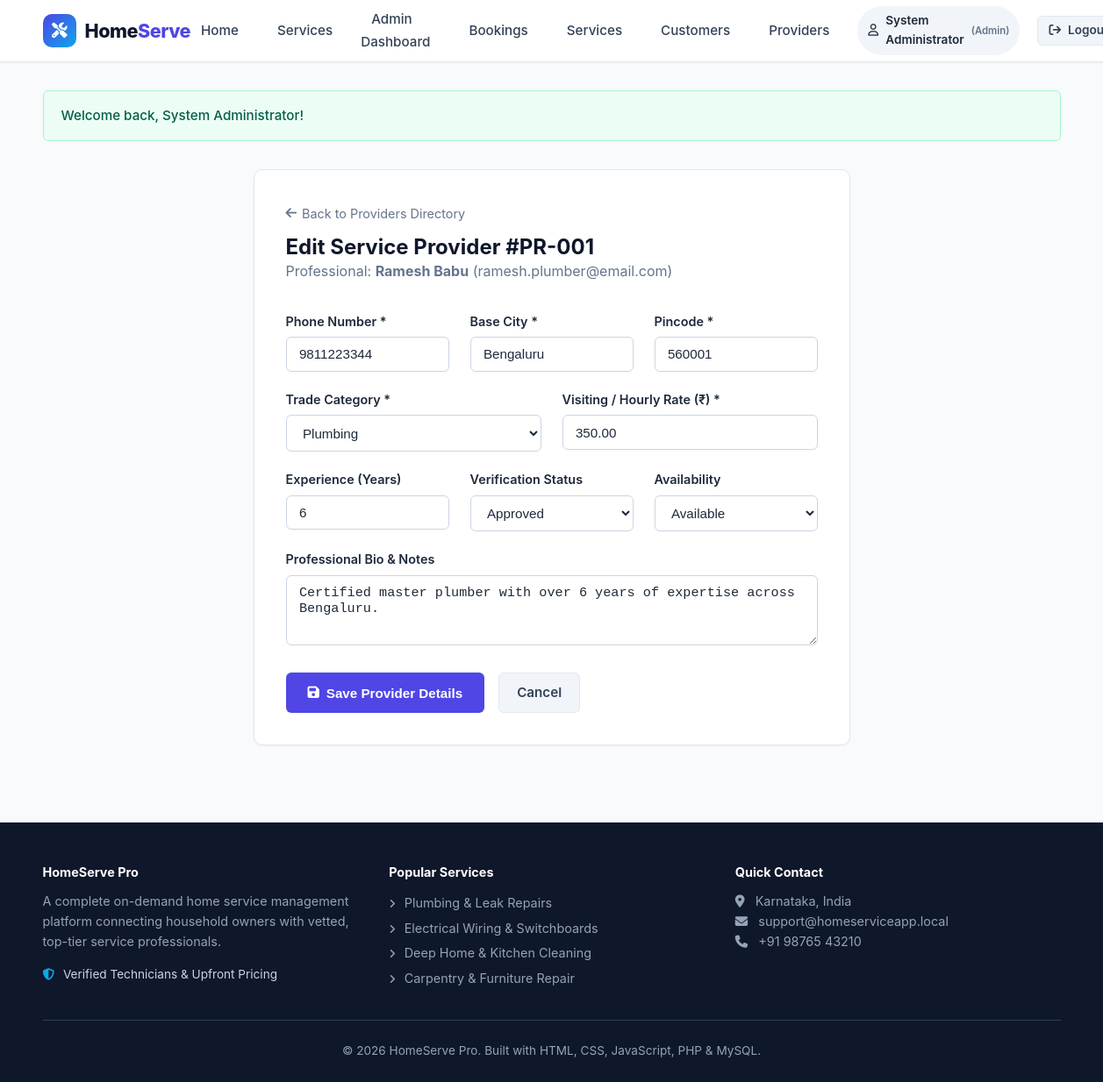
Screenshot of /admin/edit-provider.php?id=1 (signed in) with the database file from the repository.
### tables this page shows
CREATE TABLE `providers` (
    `id` INT AUTO_INCREMENT PRIMARY KEY,
    `user_id` INT NOT NULL UNIQUE,
    `category_id` INT NOT NULL,
    `experience_years` INT NOT NULL DEFAULT 1,
    `hourly_rate` DECIMAL(10,2) NOT NULL DEFAULT 250.00,
    `bio` TEXT,
    `availability` ENUM('available', 'busy', 'offline') DEFAULT 'available',
    `status` ENUM('approved', 'pending', 'rejected') DEFAULT 'approved',
    `created_at` TIMESTAMP DEFAULT CURRENT_TIMESTAMP,
    CONSTRAINT `fk_provider_user` FOREIGN KEY (`user_id`) 
        REFERENCES `users`(`id`) ON DELETE CASCADE,
    CONSTRAINT `fk_provider_category` FOREIGN KEY (`category_id`) 
        REFERENCES `service_categories`(`id`) ON DELETE CASCADE
);

CREATE TABLE `users` (
    `id` INT AUTO_INCREMENT PRIMARY KEY,
    `name` VARCHAR(100) NOT NULL,
    `email` VARCHAR(150) NOT NULL UNIQUE,
    `password` VARCHAR(255) NOT NULL,
    `phone` VARCHAR(20) NOT NULL,
    `city` VARCHAR(100) NOT NULL,
    `pincode` VARCHAR(20) NOT NULL,
    `role` ENUM('customer', 'provider', 'admin') NOT NULL DEFAULT 'customer',
    `created_at` TIMESTAMP DEFAULT CURRENT_TIMESTAMP
);

CREATE TABLE `service_categories` (
    `id` INT AUTO_INCREMENT PRIMARY KEY,
    `name` VARCHAR(100) NOT NULL UNIQUE,
    `description` TEXT,
    `icon` VARCHAR(50) DEFAULT 'wrench',
    `created_at` TIMESTAMP DEFAULT CURRENT_TIMESTAMP
);

### admin/edit-provider.php (the view, shortened to what this page needs)
<?php
require_once __DIR__ . '/../config/db.php';
$pdo = getDB();
$providerId = (int)($_GET['id'] ?? 0);
$stmt = $pdo->prepare("SELECT p.*, u.name, u.email, u.phone, u.city, u.pincode
                       FROM providers p
                       JOIN users u ON p.user_id = u.id
                       WHERE p.id = ?");
$stmt->execute([$providerId]);
$provider = $stmt->fetch();
$categories = $pdo->query("SELECT * FROM service_categories ORDER BY name ASC")->fetchAll();
require_once __DIR__ . '/../includes/header.php';
?>
<div style="max-width: 680px; margin: 2rem auto;">
    <div class="card" style="padding: 2.25rem;">
        <div style="margin-bottom: 2rem;">
            <a href="providers.php" style="font-size: 0.9rem; color: var(--gray-500); display: inline-flex; align-items: center; gap: 6px; margin-bottom: 0.75rem;">
                <i class="fa-solid fa-arrow-left"></i> Back to Providers Directory
            </a>
            <h2>Edit Service Provider #PR-<?php echo str_pad($provider['id'], 3, '0', STR_PAD_LEFT); ?></h2>
            <p style="color: var(--gray-500);">
                Professional: <strong><?php echo htmlspecialchars($provider['name']); ?></strong> (<?php echo htmlspecialchars($provider['email']); ?>)
            </p>
        </div>
        <form method="POST" action="edit-provider.php?id=<?php echo $providerId; ?>">
            <div class="grid grid-3">
                <div class="form-group">
                    <label class="form-label" for="phone">Phone Number *</label>
                    <input type="tel" id="phone" name="phone" class="form-control" maxlength="10" required value="<?php echo htmlspecialchars($provider['phone']); ?>">
                </div>
                <div class="form-group">
                    <label class="form-label" for="city">Base City *</label>
                    <input type="text" id="city" name="city" class="form-control" required value="<?php echo htmlspecialchars($provider['city']); ?>">
                </div>
                <div class="form-group">
                    <label class="form-label" for="pincode">Pincode *</label>
                    <input type="text" id="pincode" name="pincode" class="form-control" maxlength="6" required value="<?php echo htmlspecialchars($provider['pincode']); ?>">
                </div>
            </div>
            <div class="grid grid-2">
                <div class="form-group">
                    <label class="form-label" for="category_id">Trade Category *</label>
                    <select id="category_id" name="category_id" class="form-control" required>
                        <?php foreach ($categories as $cat): ?>
                            <option value="<?php echo $cat['id']; ?>" <?php echo ($provider['category_id'] == $cat['id']) ? 'selected' : ''; ?>>
                                <?php echo htmlspecialchars($cat['name']); ?>
                            </option>
                        <?php endforeach; ?>
                    </select>
                </div>
                <div class="form-group">
                    <label class="form-label" for="hourly_rate">Visiting / Hourly Rate (₹) *</label>
                    <input type="number" step="10" id="hourly_rate" name="hourly_rate" class="form-control" required value="<?php echo htmlspecialchars($provider['hourly_rate']); ?>">
                </div>
            </div>
            <div class="grid grid-3">
                <div class="form-group">
                    <label class="form-label" for="experience_years">Experience (Years)</label>
                    <input type="number" id="experience_years" name="experience_years" min="0" max="40" class="form-control" required value="<?php echo htmlspecialchars($provider['experience_years']); ?>">
                </div>
                <div class="form-group">
                    <label class="form-label" for="status">Verification Status</label>
                    <select id="status" name="status" class="form-control">
                        <option value="approved" <?php echo ($provider['status'] === 'approved') ? 'selected' : ''; ?>>Approved</option>
                    </select>
                </div>
                <div class="form-group">
                    <label class="form-label" for="availability">Availability</label>
                    <select id="availability" name="availability" class="form-control">
                        <option value="available" <?php echo ($provider['availability'] === 'available') ? 'selected' : ''; ?>>Available</option>
                    </select>
                </div>
            </div>
            <div class="form-group">
                <label class="form-label" for="bio">Professional Bio & Notes</label>
                <textarea id="bio" name="bio" class="form-control" rows="3"><?php echo htmlspecialchars($provider['bio']); ?></textarea>
            </div>
            <div style="display:flex; gap: 1rem; margin-top: 1.5rem;">
                <button type="submit" class="btn btn-primary" style="padding: 0.75rem 1.5rem;">
                    <i class="fa-solid fa-floppy-disk"></i> Save Provider Details
                </button>
                <a href="providers.php" class="btn btn-secondary">Cancel</a>
            </div>
        </form>
    </div>
</div>
<?php require_once __DIR__ . '/../includes/footer.php'; ?>

### assets/css/style.css (style rules this page uses)
:root { --primary: #4f46e5; --primary-hover: #4338ca; --primary-light: #eef2ff; --secondary: #0ea5e9; --dark: #0f172a; --gray-900: #1e293b; --gray-700: #334155; --gray-500: #64748b; --gray-300: #cbd5e1; --gray-200: #e2e8f0; --gray-100: #f1f5f9; --light: #f8fafc; --white: #ffffff; --success: #10b981; --success-bg: #ecfdf5; --warning: #f59e0b; --warning-bg: #fffbeb; --danger: #ef4444; --danger-bg: #fef2f2; --info: #3b82f6; --info-bg: #eff6ff; --radius-sm: 6px; --radius-md: 10px; --radius-lg: 16px; --shadow-sm: 0 1px 2px 0 rgba(0, 0, 0, 0.05); --shadow-md: 0 4px 6px -1px rgba(0, 0, 0, 0.1), 0 2px 4px -2px rgba(0, 0, 0, 0.1); --shadow-lg: 0 10px 15px -3px rgba(0, 0, 0, 0.1), 0 4px 6px -4px rgba(0, 0, 0, 0.1); --shadow-hover: 0 14px 20px -3px rgba(79, 70, 229, 0.15); --transition: all 0.25s cubic-bezier(0.4, 0, 0.2, 1); }
* { box-sizing: border-box; margin: 0; padding: 0; }
body { font-family: -apple-system, BlinkMacSystemFont, "Segoe UI", Roboto, Oxygen, Ubuntu, Cantarell, "Helvetica Neue", sans-serif; background-color: var(--light); color: var(--gray-700); line-height: 1.6; display: flex; flex-direction: column; min-height: 100vh; }
h1, h2, h3, h4, h5, h6 { color: var(--dark); font-weight: 700; line-height: 1.25; }
a { color: var(--primary); text-decoration: none; transition: var(--transition); }
.btn { display: inline-flex; align-items: center; justify-content: center; gap: 8px; padding: 0.6rem 1.25rem; font-size: 0.95rem; font-weight: 600; border-radius: var(--radius-sm); border: 1px solid transparent; cursor: pointer; transition: var(--transition); text-align: center; white-space: nowrap; }
.btn-primary { background-color: var(--primary); color: var(--white) !important; }
.btn-secondary { background-color: var(--gray-100); color: var(--gray-700); border-color: var(--gray-200); }
.grid { display: grid; gap: 1.5rem; }
.grid-2 { grid-template-columns: repeat(2, minmax(0, 1fr)); }
.grid-3 { grid-template-columns: repeat(3, minmax(0, 1fr)); }
.card { background: var(--white); border-radius: var(--radius-md); border: 1px solid var(--gray-200); box-shadow: var(--shadow-sm); padding: 1.5rem; transition: var(--transition); }
.form-group { margin-bottom: 1.25rem; }
.form-label { display: block; font-weight: 600; font-size: 0.9rem; margin-bottom: 0.4rem; color: var(--gray-900); }
.form-control { width: 100%; padding: 0.65rem 0.9rem; font-size: 0.95rem; border: 1px solid var(--gray-300); border-radius: var(--radius-sm); background-color: var(--white); color: var(--gray-900); transition: var(--transition); }
textarea.form-control { resize: vertical; min-height: 80px; }

### rows the page displays
providers: id "001", user.name "Ramesh Babu", user.email "ramesh.plumber@email.com", phone "9811223344", city "Bengaluru", pincode "560001", category_id "Plumbing", hourly_rate "350.00", experience_years "6", status "Approved", availability "Available", bio "Certified master plumber with over 6 years of expertise across Bengaluru."

### other values shown
$currentUser['name'] "System Administrator"
$role "Admin"
$flash['message'] "Welcome back, System Administrator!"
